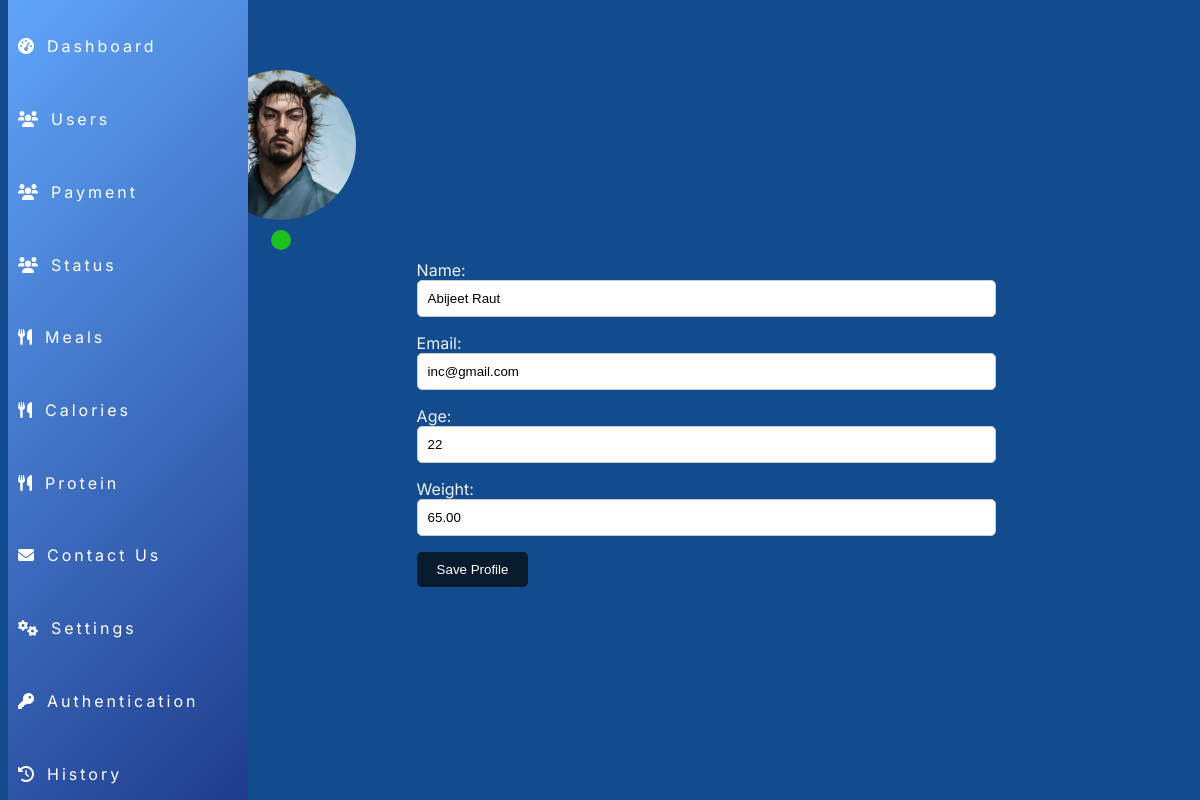
Page /admin/adminprofile.php (signed in) on the committed database.
### tables this page shows
CREATE TABLE `users` (
  `id` int(11) NOT NULL,
  `user_id` int(11) NOT NULL,
  `name` varchar(100) NOT NULL,
  `email` varchar(100) NOT NULL,
  `password` varchar(255) NOT NULL,
  `age` int(11) NOT NULL,
  `weight` decimal(5,2) NOT NULL,
  `height` int(11) NOT NULL,
  `activity` enum('normal','intermediate','highly_active') NOT NULL,
  `profile_picture` varchar(255) DEFAULT NULL,
  `registration_time` timestamp NOT NULL DEFAULT current_timestamp(),
  `status` varchar(10) DEFAULT 'inactive',
  `role` varchar(50) DEFAULT 'user',
  `google_auth_secret` varchar(32) DEFAULT NULL,
  `verified` enum('Unverified','Verified') DEFAULT 'Unverified',
  `muscle_protein` double DEFAULT NULL,
  `normal_protein` double DEFAULT NULL
);

### admin/adminprofile.php (the view, shortened to what this page needs)
<?php
include 'db_connection.php';
$user_id = $_SESSION['user_id'];
$sql = "SELECT name, email, age, weight, profile_picture, status FROM users WHERE id = :user_id";
$stmt = $pdo->prepare($sql);
$stmt->bindParam(':user_id', $user_id, PDO::PARAM_INT);
$stmt->execute();
$user_data = $stmt->fetch(PDO::FETCH_ASSOC);
$name = $user_data['name'] ?? 'Unknown';
$email = $user_data['email'] ?? 'Unknown';
$age = $user_data['age'] ?? 'Unknown';
$weight = $user_data['weight'] ?? 'Unknown';
$status = $user_data['status'] ?? 'inactive';
$profile_picture = $user_data['profile_picture'] ?? 'profilepic/blank_profile_picture.jpg';
include 'navbar.php';
?>
<!DOCTYPE html>
<html lang="en">
<head>
    <link rel="stylesheet" href="./cssadmin/adminprofile.css">
</head>
<body>
    <div class="container">
        <div class="profile-section">
            <img src="<?php echo htmlspecialchars($profile_picture); ?>" class="profile-image" alt="Profile Picture">
            <div class="status-dot <?php echo $status === 'active' ? 'active' : 'inactive'; ?>"></div>
        </div>
        <div class="info-section">
            <form action="<?php echo htmlspecialchars($_SERVER["PHP_SELF"]); ?>" method="post">
                <div class="input-group">
                    <label for="name">Name:</label>
                    <input type="text" name="name" value="<?php echo htmlspecialchars($name); ?>">
                </div>
                <div class="input-group">
                    <label for="email">Email:</label>
                    <input type="email" name="email" value="<?php echo htmlspecialchars($email); ?>">
                </div>
                <div class="input-group">
                    <label for="age">Age:</label>
                    <input type="number" name="age" value="<?php echo htmlspecialchars($age); ?>">
                </div>
                <div class="input-group">
                    <label for="weight">Weight:</label>
                    <input type="number" step="0.01" name="weight" value="<?php echo htmlspecialchars($weight); ?>">
                </div>
                <div class="mt-5 text-center">
                    <button class="submit-button" type="submit">Save Profile</button>
                </div>
            </form>
        </div>
    </div>
</body>
</html>

### admin/cssadmin/adminprofile.css (style rules this page uses)
body { background-color: #124c8e; color: #f0f0f0; font-family: 'Inter', sans-serif; }
.container { display: flex; flex-direction: row; justify-content: space-between; align-items: flex-start; padding: 20px; border-radius: 10px; background-color: #124c8e; max-width: 100%; margin: 50px 15%; }
.profile-section { display: flex; flex-direction: column; align-items: center; }
.profile-image { border-radius: 50%; width: 150px; height: 150px; object-fit: cover; }
.status-dot { float: right; width: 20px; height: 20px; border-radius: 50%; background-color: red; margin-top: 10px; }
.status-dot.active { background-color: #1cc01c; }
.info-section { margin-top: 170px; flex: 1; padding: 20px; }
.input-group { margin-bottom: 16px; }
input { width: 100%; padding: 10px; border: 1px solid #ccc; border-radius: 5px; }
.submit-button { background-color: #071b2f; color: white; padding: 10px 20px; border-radius: 5px; border: none; transition: background-color 0.3s; cursor: pointer; }

### rows in the picture
users: profile_picture (picture), name "Abijeet Raut", email "inc@gmail.com", age "22", weight "65.00"
